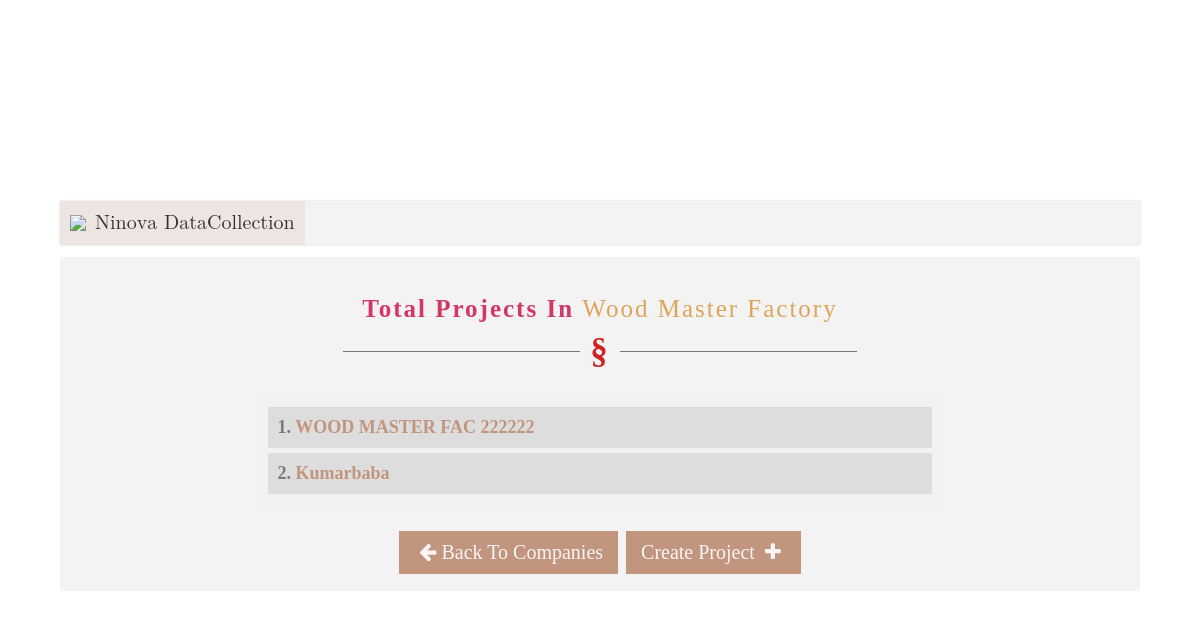
The app's page /projects_by_company/2/ with its own data.
### app/models.py (models this page shows, shortened)
class Company(models.Model):
    user_baba = models.ForeignKey(User, on_delete=models.CASCADE, null=True)
    company = models.CharField(max_length=70)
    logo = models.ImageField(upload_to='company_logos/')  # Add this field for the company logo
    def __str__(self):
        return self.company

class Project(models.Model):
    company = models.ForeignKey(
        Company, on_delete=models.CASCADE, null=True)
    project_name = models.CharField(max_length=100)
    main_contractor_name = models.CharField(max_length=100)
    plot_area = models.DecimalField(max_digits=50, decimal_places=2)
    built_up_area = models.DecimalField(max_digits=50, decimal_places=2)
    location = models.CharField(max_length=100)

### app/views.py (the view)
# urls.py: path('projects_by_company/<int:company_id>/', views.projects_by_company, name='projects_by_company'),
def projects_by_company(request,company_id):
    companies = Company.objects.all()
    print(companies)
    company = Company.objects.get(id=company_id)
    projects = Project.objects.filter(company=company)
    context = {
        'company': company,
        'projects': projects,
        'companies': companies,
    }
    return render(request, 'app/projects_by_company.html',context)

### app/templates/app/projects_by_company.html
{% extends 'app/base.html' %}
{% block content %}
<div class="p-by-c">
    <br>
    <div class="eleven">
        <h1 class="heading-icon" style="color: #ce1c51df; font-weight:bolder; ">
            Total projects in <span style="font-weight: lighter; color:#dca559;">{{ company.company }}</span></h1>
    </div>
    <div class="list-container">
        <div class="new-ul-list">
            {% for project in projects %}
          <li class="li-style"><a href="{% url 'project_detail' project.id %}"> <span style="color:#7d7979">{{ forloop.counter }}. </span> {{ project.project_name }}</a></li>
          {% empty %}
          <li class="li-style"><a href="#">No projects added for <i class="text-success">{{ company.company }}</i> yet</a></li>
          {% endfor %}
        </div>
      </div>
      <div style="display: flex;justify-content:center;">
      <a class="mybutton" href="/"><i class="fa fa-arrow-left"></i>Back to Companies</a>
      <a class="mybutton" href="{% url 'create_project' company.id %}"> Create Project <i class="fa fa-plus"></i></a>
</div>
</div>
{% endblock content %}

### app/templates/app/base.html (style rules this page uses)
body { font-family: "Playfair Display", serif; text-transform: capitalize; padding: 0; margin: 0; width: 100%; min-height: 100vh; display: flex; flex-direction: column; justify-content: center; }
a { text-decoration: none; }
* { padding: 0; margin: 0; box-sizing: border-box; }
.mybutton { display: inline-block; padding: 10px 15px; font-size: 20px; text-align: center; background: #c2957e; color: rgb(251 245 247); margin: 2px 4px; }
.fa { margin: 0 5px; }
.list-container { max-width: 80%; margin: 0 auto; }
.new-ul-list { list-style: none; padding: 10px; background: #f1f1f1; font-size: 18px; text-decoration: none; margin: 20px 0; text-transform:capitalize; }
.new-ul-list .li-style { background: #ddd; padding: 10px; margin: 5px 0; transition: .3s ease-in-out; }
.new-ul-list .li-style a { text-decoration: none; color: #C2957E; display: block; font-weight: 600; transition: .3s ease-in-out; }
.p-by-c { width: 80%; margin: 10px auto; }
.eleven h1 { position: relative; font-size: 25px; text-align: center; line-height: 1.5em; padding-bottom: 45px; text-transform: capitalize; letter-spacing: 2px; color: #111; }
.eleven h1:before { position: absolute; left: 0; bottom: 20px; width: 60%; left: 50%; margin-left: -30%; height: 1px; content: ""; background-color: #777; z-index: 4; }
.eleven h1:after { position: absolute; width: 40px; height: 40px; left: 50%; margin-left: -20px; bottom: 0px; content: '\00a7'; font-size: 35px; line-height: 40px; color: #c50000db; z-index: 5; display: block; background-color: #F3F3F3; }

### records on screen
Company: company "Wood Master Factory"
Project: project_name "WOOD MASTER FAC 222222"
Project: project_name "Kumarbaba"
